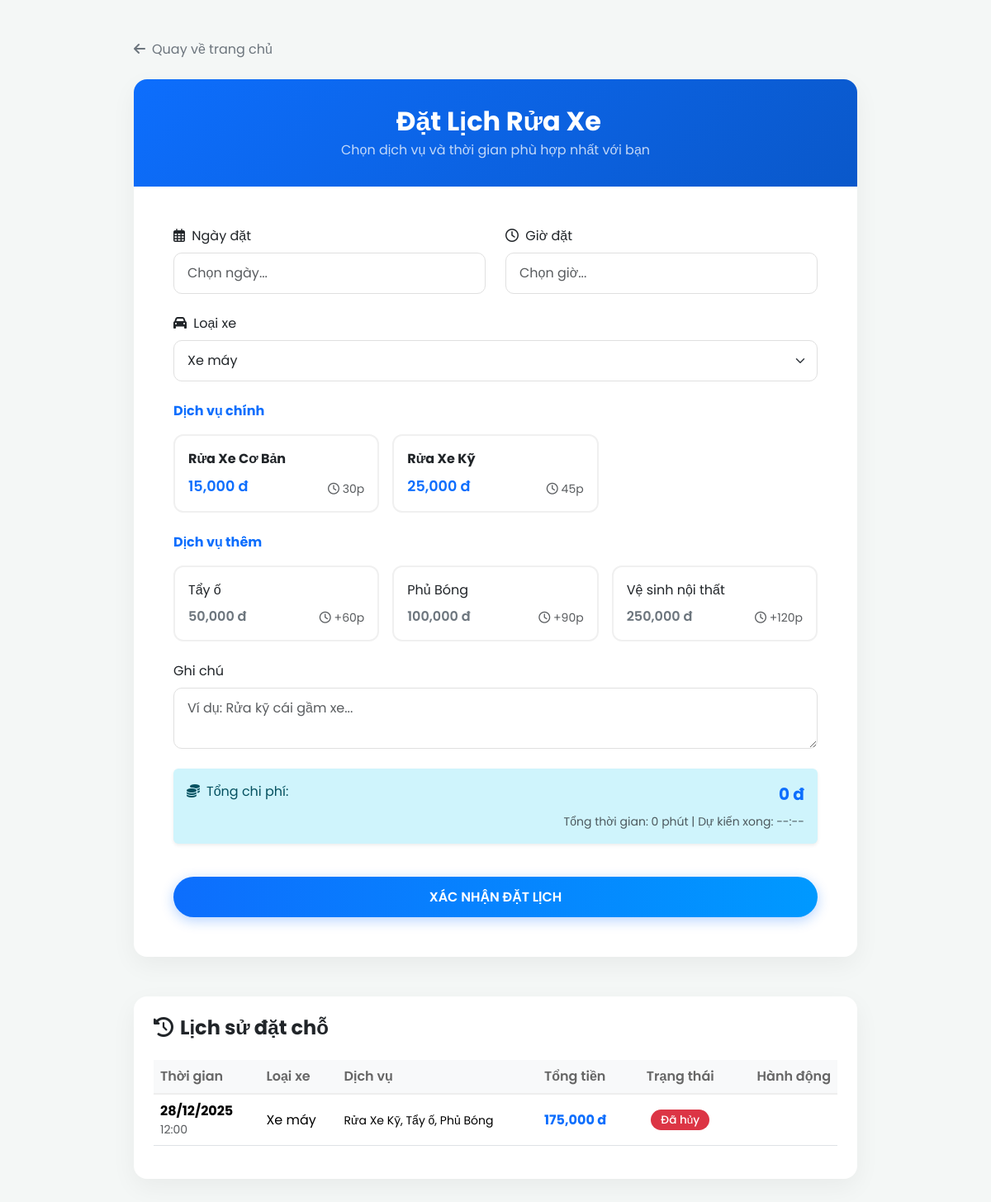
The page /datlich.php (signed in) on the database its author committed.
### tables this page shows
CREATE TABLE IF NOT EXISTS `dich_vu` (
  `MaDichVu` int NOT NULL AUTO_INCREMENT,
  `TenDichVu` varchar(100) NOT NULL,
  `Gia` decimal(15,2) NOT NULL DEFAULT '0.00',
  `LoaiDV` enum('chinh','them') DEFAULT 'chinh',
  `ThoiGian` int DEFAULT '30' COMMENT 'Thời gian thực hiện (phút)',
  `TrangThai` enum('hoatdong','tamngung') DEFAULT 'hoatdong',
  PRIMARY KEY (`MaDichVu`),
  UNIQUE KEY `TenDichVu` (`TenDichVu`)
);

CREATE TABLE IF NOT EXISTS `dat_lich` (
  `MaDatLich` int NOT NULL AUTO_INCREMENT,
  `MaNguoiDung` int NOT NULL,
  `NgayDat` date NOT NULL,
  `GioDat` time NOT NULL,
  `LoaiXe` varchar(50) DEFAULT NULL,
  `GhiChu` text,
  `TongTien` decimal(15,2) DEFAULT '0.00',
  `TrangThai` enum('Mới','Đang xử lý','Đã hoàn thành','Đã hủy') DEFAULT 'Mới',
  `NgayTao` datetime DEFAULT CURRENT_TIMESTAMP,
  `TrangThaiThongBao` tinyint(1) DEFAULT '0',
  PRIMARY KEY (`MaDatLich`),
  KEY `idx_NgayGio` (`NgayDat`,`GioDat`),
  KEY `idx_TrangThai` (`TrangThai`),
  KEY `MaNguoiDung` (`MaNguoiDung`)
);

### datlich.php (the view, shortened to what this page needs)
<?php
require_once 'database.php';
$username = $_SESSION['TenDangNhap'];
$getUser = $conn->prepare("SELECT MaNguoiDung FROM nguoi_dung WHERE TenDangNhap = ? LIMIT 1");
$getUser->bind_param("s", $username);
$getUser->execute();
$resU = $getUser->get_result();
$UserID = $resU->fetch_assoc()['MaNguoiDung'];
$vehicle_types = ["Xe máy", "Ô tô 4 chỗ", "Ô tô 7 chỗ", "Ô tô 16 chỗ"];
$servicesMain = [];
$servicesExtra = [];
$sq = $conn->query("SELECT * FROM dich_vu WHERE TrangThai = 'hoatdong' ORDER BY LoaiDV DESC, MaDichVu ASC");
while ($r = $sq->fetch_assoc()) {
    if ($r['LoaiDV'] === 'chinh') $servicesMain[] = $r;
    else $servicesExtra[] = $r;
}
$myBookings = $conn->prepare("
    SELECT dl.*, GROUP_CONCAT(dv.TenDichVu SEPARATOR ', ') AS DichVu
    FROM dat_lich dl
    LEFT JOIN chi_tiet_dat_lich ct ON dl.MaDatLich = ct.MaDatLich
    LEFT JOIN dich_vu dv ON ct.MaDichVu = dv.MaDichVu
    WHERE dl.MaNguoiDung = ?
    GROUP BY dl.MaDatLich
    ORDER BY dl.NgayDat DESC, dl.GioDat DESC
");
$myBookings->bind_param("i", $UserID);
$myBookings->execute();
$list = $myBookings->get_result();
?>
<!DOCTYPE html>
<html lang="vi">
<head>
<link rel="stylesheet" href="https://cdnjs.cloudflare.com/ajax/libs/font-awesome/6.4.0/css/all.min.css">
<link href="https://cdn.jsdelivr.net/npm/bootstrap@5.3.2/dist/css/bootstrap.min.css" rel="stylesheet">
<link rel="stylesheet" href="https://cdn.jsdelivr.net/npm/flatpickr/dist/flatpickr.min.css">
</head>
<body>
<div class="container my-5 main-container">
    <div class="mb-4">
        <a href="index.php" class="text-decoration-none text-secondary">
            <i class="fas fa-arrow-left me-2"></i>Quay về trang chủ
        </a>
    </div>
    <div class="card card-custom mb-5">
        <div class="card-header-custom">
            <h2 class="mb-0 fw-bold"><i class="fas fa-car-wash me-2"></i>Đặt Lịch Rửa Xe</h2>
            <p class="mb-0 opacity-75 mt-1">Chọn dịch vụ và thời gian phù hợp nhất với bạn</p>
        </div>
        <div class="card-body p-4 p-md-5">
            <form method="POST">
                <div class="row g-4">
                    <div class="col-md-6">
                        <label class="form-label"><i class="far fa-calendar-alt me-1"></i> Ngày đặt</label>
                        <input id="ngaydat" name="NgayDat" class="form-control" placeholder="Chọn ngày..." required>
                    </div>
                    <div class="col-md-6">
                        <label class="form-label"><i class="far fa-clock me-1"></i> Giờ đặt</label>
                        <input id="giodat" name="GioDat" class="form-control" placeholder="Chọn giờ..." required>
                    </div>
                    <div class="col-12">
                        <label class="form-label"><i class="fas fa-car me-1"></i> Loại xe</label>
                        <select name="LoaiXe" class="form-select">
                            <?php foreach ($vehicle_types as $v): ?>
                                <option value="<?= $v ?>"><?= $v ?></option>
                            <?php endforeach; ?>
                        </select>
                    </div>
                    <div class="col-12">
                        <label class="form-label text-primary fw-bold mb-3">Dịch vụ chính</label>
                        <div class="row g-3">
                            <?php foreach ($servicesMain as $s): ?>
                            <div class="col-md-4 col-sm-6">
                                <label class="service-option-card" for="main_svc_<?= $s['MaDichVu'] ?>">
                                    <div class="fw-bold mb-2"><?= $s['TenDichVu'] ?></div>
                                    <div class="d-flex justify-content-between align-items-end">
                                        <span class="service-price"><?= number_format($s['Gia']) ?> đ</span>
                                        <span class="text-muted small"><i class="far fa-clock"></i> <?= $s['ThoiGian'] ?>p</span>
                                    </div>
                                </label>
                            </div>
                            <?php endforeach; ?>
                        </div>
                    </div>
                    <div class="col-12">
                        <label class="form-label text-primary fw-bold mb-3">Dịch vụ thêm</label>
                        <div class="row g-3">
                            <?php foreach ($servicesExtra as $s): ?>
                            <div class="col-md-4 col-sm-6">
                                <label class="service-option-card" for="extra_svc_<?= $s['MaDichVu'] ?>">
                                    <div class="mb-2"><?= $s['TenDichVu'] ?></div>
                                    <div class="d-flex justify-content-between align-items-end">
                                        <span class="service-price text-secondary" style="font-size: 1rem;"><?= number_format($s['Gia']) ?> đ</span>
                                        <span class="text-muted small"><i class="far fa-clock"></i> +<?= $s['ThoiGian'] ?>p</span>
                                    </div>
                                </label>
                            </div>
                            <?php endforeach; ?>
                        </div>
                    </div>
                    <div class="col-12">
                        <label class="form-label">Ghi chú</label>
                        <textarea name="GhiChu" rows="2" class="form-control" placeholder="Ví dụ: Rửa kỹ cái gầm xe..."></textarea>
                    </div>
                    <div class="col-12 mt-4">
                        <div class="alert alert-info border-0 shadow-sm">
                            <div class="d-flex justify-content-between mb-2">
                                <span><i class="fas fa-coins me-2"></i>Tổng chi phí:</span>
                                <span class="fw-bold fs-5 text-primary" id="total_price">0 đ</span>
                            </div>
                            <div class="text-end small text-muted mt-1">
                                Tổng thời gian: <span id="total_duration">0</span> phút | Dự kiến xong: <span id="finish_time">--:--</span>
                            </div>
                        </div>
                    </div>
                    <div class="col-12">
                        <button name="book" class="btn btn-primary btn-submit w-100 text-uppercase">
                            Xác nhận đặt lịch
                        </button>
                    </div>
                </div>
            </form>
        </div>
    </div>
    <div class="card card-custom">
        <div class="card-body p-4">
            <h4 class="fw-bold mb-4"><i class="fas fa-history me-2"></i>Lịch sử đặt chỗ</h4>
            <div class="table-responsive">
                <table class="table table-hover table-custom align-middle">
                    <thead>
                        <tr>
                            <th>Thời gian</th>
                            <th>Loại xe</th>
                            <th>Dịch vụ</th>
                            <th>Tổng tiền</th>
                            <th class="text-center">Trạng thái</th>
                            <th class="text-end">Hành động</th>
                        </tr>
                    </thead>
                    <tbody>
                    <?php if ($list->num_rows > 0): ?>
                        <?php while ($r = $list->fetch_assoc()): ?>
                        <tr>
                            <td>
                                <div class="fw-bold"><?= date('d/m/Y', strtotime($r['NgayDat'])) ?></div>
                                <div class="small text-muted"><?= date('H:i', strtotime($r['GioDat'])) ?></div>
                            </td>
                            <td><?= $r['LoaiXe'] ?></td>
                            <td><small><?= $r['DichVu'] ?></small></td>
                            <td><span class="text-primary fw-bold"><?= number_format($r['TongTien']) ?> đ</span></td>
                            <td class="text-center">
                                <?php
                                    $statusClass = 'bg-secondary';
                                    if ($r['TrangThai'] === 'Mới') $statusClass = 'bg-success';
                                    elseif ($r['TrangThai'] === 'Đã hủy') $statusClass = 'bg-danger';
                                    elseif ($r['TrangThai'] === 'Đã hoàn thành') $statusClass = 'bg-primary';
                                ?>
                                <span class="badge status-badge <?= $statusClass ?>"><?= $r['TrangThai'] ?></span>
                            </td>
                            <td class="text-end">
                            </td>
                        </tr>
                        <?php endwhile; ?>
                    <?php else: ?>
                        <tr><td colspan="6" class="text-center py-4 text-muted">Bạn chưa có lịch đặt nào.</td></tr>
                    <?php endif; ?>
                    </tbody>
                </table>
            </div>
        </div>
    </div>
</div>
</body>
</html>

### datlich.php (style rules this page uses)
:root { --primary-color: #0d6efd; --bg-light: #f4f7f6; }
body { font-family: 'Poppins', sans-serif; background-color: var(--bg-light); color: #333; }
.main-container { max-width: 900px; margin: 0 auto; }
.card-custom { border: none; border-radius: 16px; box-shadow: 0 10px 30px rgba(0,0,0,0.05); background: white; overflow: hidden; }
.card-header-custom { background: linear-gradient(135deg, #0d6efd, #0a58ca); color: white; padding: 2rem; text-align: center; }
.form-control, .form-select { border-radius: 10px; padding: 0.75rem 1rem; border: 1px solid #e0e0e0; box-shadow: none; }
.service-option-card { cursor: pointer; transition: all 0.2s ease; border: 2px solid #f0f0f0; border-radius: 12px; padding: 1rem; height: 100%; display: flex; flex-direction: column; justify-content: space-between; }
.service-price { font-weight: 600; color: var(--primary-color); font-size: 1.1rem; }
.btn-submit { padding: 0.8rem 2rem; font-weight: 600; border-radius: 50px; background: linear-gradient(90deg, #0d6efd, #0099ff); border: none; box-shadow: 0 4px 15px rgba(13, 110, 253, 0.3); transition: transform 0.2s; }
.table-custom th { background-color: #f8f9fa; color: #666; font-weight: 600; border-bottom: 2px solid #eee; }
.table-custom td { vertical-align: middle; }
.status-badge { padding: 6px 12px; border-radius: 20px; font-size: 0.85rem; font-weight: 500; }

### rows shown on the page
dich_vu: TenDichVu "Rửa Xe Cơ Bản", Gia "15,000", ThoiGian "30"
dich_vu: TenDichVu "Rửa Xe Kỹ", Gia "25,000", ThoiGian "45"
dich_vu: TenDichVu "Tẩy ố", Gia "50,000", ThoiGian "60"
dich_vu: TenDichVu "Phủ Bóng", Gia "100,000", ThoiGian "90"
dich_vu: TenDichVu "Vệ sinh nội thất", Gia "250,000", ThoiGian "120"
dat_lich: NgayDat "28/12/2025", GioDat "12:00", LoaiXe "Xe máy", DichVu "Rửa Xe Kỹ, Tẩy ố, Phủ Bóng", TongTien "175,000", TrangThai "Đã hủy"

### other values the page prints
form field LoaiXe "Xe máy"
